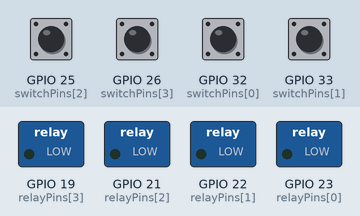
This sketch was run on a simulated ESP32. Shown: switched loads named in the sketch (green lamp = pin HIGH). The inputs (shaded band) are chosen by the test bench; at power-on: GPIO 25 (switchPins[2]), GPIO 26 (switchPins[3]), GPIO 32 (switchPins[0]), GPIO 33 (switchPins[1]) HIGH. WiFi joins after 1.5 s; servers stay silent unless stated; what the sketch prints to the serial monitor is not drawn.

Above: at 3.3 s.
3.4 s: GPIO 25 (switchPins[2]) pulled LOW for 0.15 s
At 3.47 s:
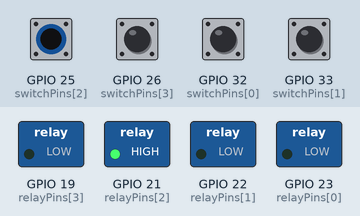
5.0 s: GPIO 26 (switchPins[3]) pulled LOW for 0.15 s
At 5.07 s:
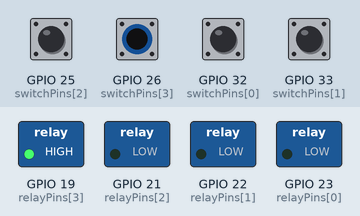
6.6 s: GPIO 32 (switchPins[0]) pulled LOW for 0.15 s
At 6.67 s:
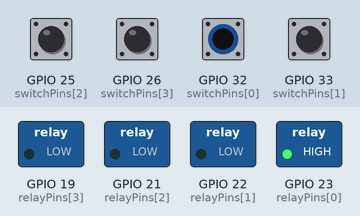
8.2 s: GPIO 33 (switchPins[1]) pulled LOW for 0.15 s
At 8.27 s:
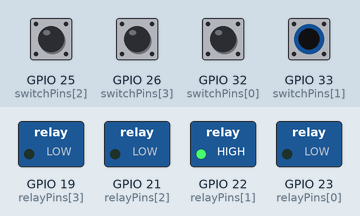
9.8 s: GPIO 25 (switchPins[2]) driven LOW and GPIO 26 (switchPins[3]) driven LOW and GPIO 32 (switchPins[0]) driven LOW and GPIO 33 (switchPins[1]) driven LOW
At 11.1 s:
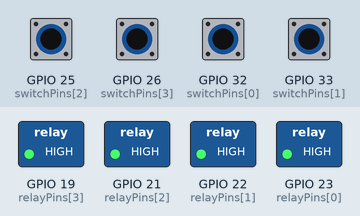
11.7 s: GPIO 25 (switchPins[2]) driven HIGH
At 12.7 s:
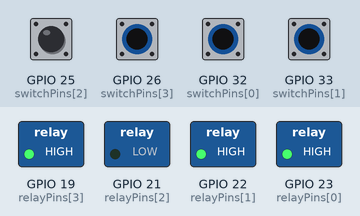
Timing chart, 0 to 14.2 s (numbered marks = the images above; inputs shaded):
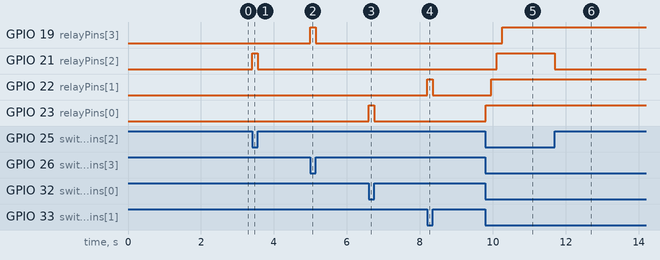

Measured:
- after the input at 3.4 s, GPIO 21 (relayPins[2]): LOW → HIGH at once, → LOW 0.15 s later
- after the input at 5.0 s, GPIO 19 (relayPins[3]): LOW → HIGH at once, → LOW 0.15 s later
- after the input at 6.6 s, GPIO 23 (relayPins[0]): LOW → HIGH at once, → LOW 0.15 s later
- after the input at 8.2 s, GPIO 22 (relayPins[1]): LOW → HIGH at once, → LOW 0.15 s later
- after the input at 9.8 s, GPIO 19 (relayPins[3]): LOW → HIGH after 0.45 s; GPIO 21 (relayPins[2]): LOW → HIGH after 0.30 s; GPIO 22 (relayPins[1]): LOW → HIGH after 0.15 s; GPIO 23 (relayPins[0]): LOW → HIGH at once
- after the input at 11.7 s, GPIO 21 (relayPins[2]): HIGH → LOW at once

The sketch:

home_automation_manual.ino
```cpp
#include <WiFi.h>
#include <FirebaseESP32.h>
#include <addons/TokenHelper.h>

// ================= USER CONFIG ================= //
#define WIFI_SSID       "YaranaFiberOffice"
#define WIFI_PASSWORD   "Yarana@7052"

#define API_KEY         "AIzaSyCsmAAzvWe8Z0EjlEl1-yo5tHL3TZi7h54"
#define DATABASE_URL    "home-automation-b06ea-default-rtdb.firebaseio.com"

#define USER_EMAIL      "contact@yaranaiotguru.in"
#define USER_PASSWORD   "Yarana@1234"
// =============================================== //

FirebaseData stream, fbdo;
FirebaseAuth auth;
FirebaseConfig config;

// ================= RELAY + SWITCH CONFIG ================= //
int relayPins[4]  = {23, 22, 21, 19};
int switchPins[4] = {32, 33, 25, 26};

bool relayState[4]      = {0};
bool lastSwitchState[4] = {HIGH, HIGH, HIGH, HIGH};
// ========================================================= //

unsigned long lastStreamCheck = 0;

// ================= SAFE BOOT ================= //
void safeBoot() {
  for (int i = 0; i < 4; i++) {
    pinMode(relayPins[i], OUTPUT);
    digitalWrite(relayPins[i], LOW);

    pinMode(switchPins[i], INPUT_PULLUP); // wall switch
  }
  Serial.println("🛡 SAFE BOOT → Relays OFF, Wall Switch Mode");
}

// ================= RELAY WRITE ================= //
void setRelay(int r, bool state, const char* source) {
  digitalWrite(relayPins[r], state ? HIGH : LOW);
  relayState[r] = state;

  Serial.printf("🔌 Relay %d = %s (%s)\n",
                r + 1,
                state ? "ON" : "OFF",
                source);
}

// ================= WIFI ================= //
void connectWiFi() {
  WiFi.begin(WIFI_SSID, WIFI_PASSWORD);
  Serial.print("🌐 Connecting WiFi");

  while (WiFi.status() != WL_CONNECTED) {
    Serial.print(".");
    delay(300);
  }

  Serial.println("\n✅ WiFi Connected");
  Serial.println(WiFi.localIP());
}

// ================= FIREBASE ================= //
void connectFirebase() {
  config.api_key = API_KEY;
  config.database_url = DATABASE_URL;
  config.token_status_callback = tokenStatusCallback;

  auth.user.email = USER_EMAIL;
  auth.user.password = USER_PASSWORD;

  Firebase.begin(&config, &auth);
  Firebase.reconnectWiFi(true);

  while (!Firebase.ready()) delay(200);

  Firebase.beginStream(stream, "/relays");
  Serial.println("🔥 Firebase Stream Started");
}

// ================= SETUP ================= //
void setup() {
  Serial.begin(115200);
  delay(500);

  safeBoot();
  connectWiFi();
  connectFirebase();
}

// ================= LOOP ================= //
void loop() {

  // ---------- WALL SWITCH → RELAY + FIREBASE ----------
  for (int i = 0; i < 4; i++) {
    bool current = digitalRead(switchPins[i]);

    if (current != lastSwitchState[i]) {
      bool newState = (current == LOW); // LOW = ON

      setRelay(i, newState, "WALL SWITCH");

      String path = "/relays/relay" + String(i + 1);
      Firebase.setBool(fbdo, path, newState);
      Serial.println("☁️ Firebase Updated: " + path);

      lastSwitchState[i] = current;
    }
  }

  // ---------- FIREBASE → RELAY ----------
  if (Firebase.readStream(stream) && stream.streamAvailable()) {

    String path = stream.dataPath(); // /relay1
    int relay = path.substring(6).toInt() - 1;

    if (relay >= 0 && relay < 4) {
      bool state = stream.boolData();
      setRelay(relay, state, "FIREBASE");
    }
  }

  // ---------- HEALTH CHECK ----------
  if (millis() - lastStreamCheck > 10000) {
    lastStreamCheck = millis();
    if (!Firebase.ready()) connectFirebase();
  }
}
```
